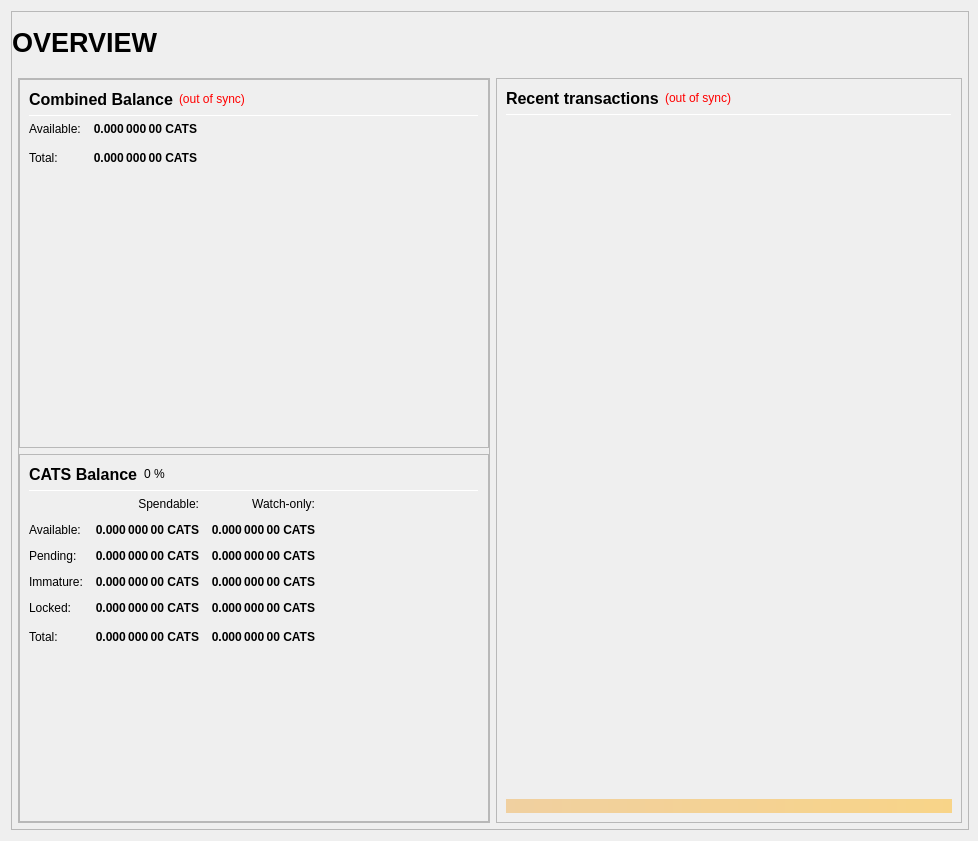
<?xml version="1.0" encoding="UTF-8"?>
<ui version="4.0">
 <class>OverviewPage</class>
 <widget class="QWidget" name="OverviewPage">
  <property name="geometry">
   <rect>
    <x>0</x>
    <y>0</y>
    <width>978</width>
    <height>841</height>
   </rect>
  </property>
  <property name="minimumSize">
   <size>
    <width>960</width>
    <height>682</height>
   </size>
  </property>
  <property name="windowTitle">
   <string>Form</string>
  </property>
  <layout class="QVBoxLayout" name="topLayout" stretch="1">
   <property name="rightMargin">
    <number>9</number>
   </property>
   <item>
    <widget class="QFrame" name="frame_BG">
     <property name="minimumSize">
      <size>
       <width>850</width>
       <height>610</height>
      </size>
     </property>
     <property name="maximumSize">
      <size>
       <width>16777215</width>
       <height>16777215</height>
      </size>
     </property>
     <property name="frameShape">
      <enum>QFrame::StyledPanel</enum>
     </property>
     <property name="frameShadow">
      <enum>QFrame::Raised</enum>
     </property>
     <layout class="QVBoxLayout" name="verticalLayout_3" stretch="1">
      <property name="leftMargin">
       <number>0</number>
      </property>
      <property name="topMargin">
       <number>0</number>
      </property>
      <property name="rightMargin">
       <number>0</number>
      </property>
      <property name="bottomMargin">
       <number>6</number>
      </property>
      <item>
       <layout class="QVBoxLayout" name="verticalLayout_Master" stretch="0,1">
        <property name="margin">
         <number>0</number>
        </property>
        <item>
         <widget class="QFrame" name="frame_Header">
          <layout class="QVBoxLayout" name="verticalLayout_Header" stretch="0">
           <property name="margin">
            <number>0</number>
           </property>
           <item>
            <layout class="QHBoxLayout" name="horizontalLayout_Header" stretch="1,0,1">
             <property name="spacing">
              <number>6</number>
             </property>
             <item>
              <widget class="QLabel" name="labelOverviewHeaderLeft">
               <property name="minimumSize">
                <size>
                 <width>464</width>
                 <height>60</height>
                </size>
               </property>
               <property name="maximumSize">
                <size>
                 <width>16777215</width>
                 <height>60</height>
                </size>
               </property>
               <property name="font">
                <font>
                 <pointsize>20</pointsize>
                 <weight>75</weight>
                 <bold>true</bold>
                </font>
               </property>
               <property name="text">
                <string>OVERVIEW</string>
               </property>
               <property name="alignment">
                <set>Qt::AlignLeading|Qt::AlignLeft|Qt::AlignVCenter</set>
               </property>
              </widget>
             </item>
             <item>
              <spacer name="horizontalSpacer_Header">
               <property name="orientation">
                <enum>Qt::Horizontal</enum>
               </property>
               <property name="sizeHint" stdset="0">
                <size>
                 <width>40</width>
                 <height>20</height>
                </size>
               </property>
              </spacer>
             </item>
             <item>
              <widget class="QLabel" name="labelOverviewHeaderRight">
               <property name="minimumSize">
                <size>
                 <width>464</width>
                 <height>60</height>
                </size>
               </property>
               <property name="maximumSize">
                <size>
                 <width>16777215</width>
                 <height>60</height>
                </size>
               </property>
               <property name="font">
                <font>
                 <pointsize>14</pointsize>
                </font>
               </property>
               <property name="text">
                <string/>
               </property>
               <property name="alignment">
                <set>Qt::AlignRight|Qt::AlignTrailing|Qt::AlignVCenter</set>
               </property>
              </widget>
             </item>
            </layout>
           </item>
          </layout>
         </widget>
        </item>
        <item>
         <widget class="QFrame" name="frame_Content">
          <layout class="QVBoxLayout" name="verticalLayout_Content">
           <property name="leftMargin">
            <number>6</number>
           </property>
           <property name="topMargin">
            <number>0</number>
           </property>
           <property name="rightMargin">
            <number>6</number>
           </property>
           <property name="bottomMargin">
            <number>0</number>
           </property>
           <item>
            <layout class="QHBoxLayout" name="horizontalLayout_Content" stretch="1,1">
             <property name="spacing">
              <number>6</number>
             </property>
             <item>
              <layout class="QVBoxLayout" name="verticalLayout_left" stretch="1">
               <item>
                <widget class="QFrame" name="frameObfuscation">
                 <property name="minimumSize">
                  <size>
                   <width>0</width>
                   <height>0</height>
                  </size>
                 </property>
                 <property name="frameShape">
                  <enum>QFrame::StyledPanel</enum>
                 </property>
                 <property name="frameShadow">
                  <enum>QFrame::Raised</enum>
                 </property>
                 <layout class="QVBoxLayout" name="verticalLayout" stretch="0,0,0">
                  <property name="margin">
                   <number>0</number>
                  </property>
                  <item>
                   <widget class="QFrame" name="frame_CombinedBalances">
                    <property name="minimumSize">
                     <size>
                      <width>470</width>
                      <height>0</height>
                     </size>
                    </property>
                    <property name="frameShape">
                     <enum>QFrame::StyledPanel</enum>
                    </property>
                    <property name="frameShadow">
                     <enum>QFrame::Raised</enum>
                    </property>
                    <layout class="QVBoxLayout" name="verticalLayout_5">
                     <item>
                      <layout class="QHBoxLayout" name="horizontalLayout_5" stretch="0,0,0">
                       <item>
                        <widget class="QLabel" name="label_5z">
                         <property name="minimumSize">
                          <size>
                           <width>0</width>
                           <height>20</height>
                          </size>
                         </property>
                         <property name="font">
                          <font>
                           <pointsize>12</pointsize>
                           <weight>75</weight>
                           <bold>true</bold>
                          </font>
                         </property>
                         <property name="toolTip">
                          <string>Combined Balance (including unconfirmed and immature coins)</string>
                         </property>
                         <property name="text">
                          <string>Combined Balance</string>
                         </property>
                        </widget>
                       </item>
                       <item>
                        <widget class="QLabel" name="labelWalletStatus">
                         <property name="cursor">
                          <cursorShape>WhatsThisCursor</cursorShape>
                         </property>
                         <property name="toolTip">
                          <string>The displayed information may be out of date. Your wallet automatically synchronizes with the CATS network after a connection is established, but this process has not completed yet.</string>
                         </property>
                         <property name="styleSheet">
                          <string notr="true">QLabel { color: red; }</string>
                         </property>
                         <property name="text">
                          <string notr="true">(out of sync)</string>
                         </property>
                         <property name="alignment">
                          <set>Qt::AlignLeading|Qt::AlignLeft|Qt::AlignVCenter</set>
                         </property>
                        </widget>
                       </item>
                       <item>
                        <spacer name="horizontalSpacer_1">
                         <property name="orientation">
                          <enum>Qt::Horizontal</enum>
                         </property>
                         <property name="sizeHint" stdset="0">
                          <size>
                           <width>40</width>
                           <height>20</height>
                          </size>
                         </property>
                        </spacer>
                       </item>
                      </layout>
                     </item>
                     <item>
                      <widget class="Line" name="line_CombinedBalance">
                       <property name="minimumSize">
                        <size>
                         <width>0</width>
                         <height>1</height>
                        </size>
                       </property>
                       <property name="maximumSize">
                        <size>
                         <width>16777215</width>
                         <height>1</height>
                        </size>
                       </property>
                       <property name="orientation">
                        <enum>Qt::Horizontal</enum>
                       </property>
                      </widget>
                     </item>
                     <item>
                      <layout class="QGridLayout" name="gridLayout_3">
                       <property name="spacing">
                        <number>12</number>
                       </property>
                       <item row="1" column="0">
                        <widget class="QLabel" name="labelBalanceTextz">
                         <property name="text">
                          <string>Available:</string>
                         </property>
                        </widget>
                       </item>
                       <item row="1" column="1">
                        <widget class="QLabel" name="labelBalancez">
                         <property name="font">
                          <font>
                           <weight>75</weight>
                           <bold>true</bold>
                          </font>
                         </property>
                         <property name="cursor">
                          <cursorShape>IBeamCursor</cursorShape>
                         </property>
                         <property name="toolTip">
                          <string>Your current spendable balance</string>
                         </property>
                         <property name="text">
                          <string notr="true">0.000 000 00 CATS</string>
                         </property>
                         <property name="alignment">
                          <set>Qt::AlignRight|Qt::AlignTrailing|Qt::AlignVCenter</set>
                         </property>
                         <property name="textInteractionFlags">
                          <set>Qt::LinksAccessibleByMouse|Qt::TextSelectableByKeyboard|Qt::TextSelectableByMouse</set>
                         </property>
                        </widget>
                       </item>
                       <item row="2" column="0">
                        <widget class="QLabel" name="labelTotalTextz">
                         <property name="text">
                          <string>Total:</string>
                         </property>
                        </widget>
                       </item>
                       <item row="2" column="1">
                        <widget class="QLabel" name="labelTotalz">
                         <property name="font">
                          <font>
                           <weight>75</weight>
                           <bold>true</bold>
                          </font>
                         </property>
                         <property name="cursor">
                          <cursorShape>IBeamCursor</cursorShape>
                         </property>
                         <property name="toolTip">
                          <string>Total Balance, including all unavailable coins.</string>
                         </property>
                         <property name="text">
                          <string notr="true">0.000 000 00 CATS</string>
                         </property>
                         <property name="alignment">
                          <set>Qt::AlignRight|Qt::AlignTrailing|Qt::AlignVCenter</set>
                         </property>
                         <property name="textInteractionFlags">
                          <set>Qt::LinksAccessibleByMouse|Qt::TextSelectableByKeyboard|Qt::TextSelectableByMouse</set>
                         </property>
                        </widget>
                       </item>
                       <item row="2" column="3">
                        <spacer name="horizontalSpacer_2">
                         <property name="orientation">
                          <enum>Qt::Horizontal</enum>
                         </property>
                         <property name="sizeHint" stdset="0">
                          <size>
                           <width>40</width>
                           <height>20</height>
                          </size>
                         </property>
                        </spacer>
                       </item>
                      </layout>
                     </item>
                     <item>
                      <spacer name="verticalSpacer_1">
                       <property name="orientation">
                        <enum>Qt::Vertical</enum>
                       </property>
                       <property name="sizeHint" stdset="0">
                        <size>
                         <width>20</width>
                         <height>40</height>
                        </size>
                       </property>
                      </spacer>
                     </item>
                    </layout>
                   </widget>
                  </item>
                  <item>
                   <widget class="QFrame" name="frame_Balances">
                    <property name="frameShape">
                     <enum>QFrame::StyledPanel</enum>
                    </property>
                    <property name="frameShadow">
                     <enum>QFrame::Raised</enum>
                    </property>
                    <layout class="QVBoxLayout" name="verticalLayout_4">
                     <item>
                      <layout class="QHBoxLayout" name="horizontalLayout_4">
                       <item>
                        <widget class="QLabel" name="label_5">
                         <property name="minimumSize">
                          <size>
                           <width>0</width>
                           <height>20</height>
                          </size>
                         </property>
                         <property name="font">
                          <font>
                           <pointsize>12</pointsize>
                           <weight>75</weight>
                           <bold>true</bold>
                          </font>
                         </property>
                         <property name="text">
                          <string>CATS Balance</string>
                         </property>
                        </widget>
                       </item>
                       <item>
                        <widget class="QLabel" name="labelCATSPercent">
                         <property name="text">
                          <string notr="true">0 %</string>
                         </property>
                        </widget>
                       </item>
                       <item>
                        <spacer name="horizontalSpacer_3">
                         <property name="orientation">
                          <enum>Qt::Horizontal</enum>
                         </property>
                         <property name="sizeHint" stdset="0">
                          <size>
                           <width>40</width>
                           <height>20</height>
                          </size>
                         </property>
                        </spacer>
                       </item>
                      </layout>
                     </item>
                     <item>
                      <widget class="Line" name="line_Balance">
                       <property name="minimumSize">
                        <size>
                         <width>0</width>
                         <height>1</height>
                        </size>
                       </property>
                       <property name="maximumSize">
                        <size>
                         <width>16777215</width>
                         <height>1</height>
                        </size>
                       </property>
                       <property name="orientation">
                        <enum>Qt::Horizontal</enum>
                       </property>
                      </widget>
                     </item>
                     <item>
                      <layout class="QGridLayout" name="gridLayout">
                       <property name="spacing">
                        <number>12</number>
                       </property>
                       <item row="0" column="1">
                        <widget class="QLabel" name="labelSpendable">
                         <property name="text">
                          <string>Spendable:</string>
                         </property>
                         <property name="alignment">
                          <set>Qt::AlignRight|Qt::AlignTrailing|Qt::AlignVCenter</set>
                         </property>
                        </widget>
                       </item>
                       <item row="0" column="2">
                        <widget class="QLabel" name="labelWatchonly">
                         <property name="text">
                          <string>Watch-only:</string>
                         </property>
                         <property name="alignment">
                          <set>Qt::AlignRight|Qt::AlignTrailing|Qt::AlignVCenter</set>
                         </property>
                        </widget>
                       </item>
                       <item row="1" column="0">
                        <widget class="QLabel" name="labelBalanceText">
                         <property name="text">
                          <string>Available:</string>
                         </property>
                        </widget>
                       </item>
                       <item row="1" column="1">
                        <widget class="QLabel" name="labelBalance">
                         <property name="font">
                          <font>
                           <weight>75</weight>
                           <bold>true</bold>
                          </font>
                         </property>
                         <property name="cursor">
                          <cursorShape>IBeamCursor</cursorShape>
                         </property>
                         <property name="toolTip">
                          <string>Your current spendable balance</string>
                         </property>
                         <property name="text">
                          <string notr="true">0.000 000 00 CATS</string>
                         </property>
                         <property name="alignment">
                          <set>Qt::AlignRight|Qt::AlignTrailing|Qt::AlignVCenter</set>
                         </property>
                         <property name="textInteractionFlags">
                          <set>Qt::LinksAccessibleByMouse|Qt::TextSelectableByKeyboard|Qt::TextSelectableByMouse</set>
                         </property>
                        </widget>
                       </item>
                       <item row="1" column="2">
                        <widget class="QLabel" name="labelWatchAvailable">
                         <property name="font">
                          <font>
                           <weight>75</weight>
                           <bold>true</bold>
                          </font>
                         </property>
                         <property name="cursor">
                          <cursorShape>IBeamCursor</cursorShape>
                         </property>
                         <property name="toolTip">
                          <string>Your current balance in watch-only addresses</string>
                         </property>
                         <property name="text">
                          <string notr="true">0.000 000 00 CATS</string>
                         </property>
                         <property name="alignment">
                          <set>Qt::AlignRight|Qt::AlignTrailing|Qt::AlignVCenter</set>
                         </property>
                         <property name="textInteractionFlags">
                          <set>Qt::LinksAccessibleByMouse|Qt::TextSelectableByKeyboard|Qt::TextSelectableByMouse</set>
                         </property>
                        </widget>
                       </item>
                       <item row="2" column="0">
                        <widget class="QLabel" name="labelPendingText">
                         <property name="text">
                          <string>Pending:</string>
                         </property>
                        </widget>
                       </item>
                       <item row="2" column="1">
                        <widget class="QLabel" name="labelUnconfirmed">
                         <property name="font">
                          <font>
                           <weight>75</weight>
                           <bold>true</bold>
                          </font>
                         </property>
                         <property name="cursor">
                          <cursorShape>IBeamCursor</cursorShape>
                         </property>
                         <property name="toolTip">
                          <string>Total of transactions that have yet to be confirmed, and do not yet count toward the spendable balance</string>
                         </property>
                         <property name="text">
                          <string notr="true">0.000 000 00 CATS</string>
                         </property>
                         <property name="alignment">
                          <set>Qt::AlignRight|Qt::AlignTrailing|Qt::AlignVCenter</set>
                         </property>
                         <property name="textInteractionFlags">
                          <set>Qt::LinksAccessibleByMouse|Qt::TextSelectableByKeyboard|Qt::TextSelectableByMouse</set>
                         </property>
                        </widget>
                       </item>
                       <item row="2" column="2">
                        <widget class="QLabel" name="labelWatchPending">
                         <property name="font">
                          <font>
                           <weight>75</weight>
                           <bold>true</bold>
                          </font>
                         </property>
                         <property name="cursor">
                          <cursorShape>IBeamCursor</cursorShape>
                         </property>
                         <property name="toolTip">
                          <string>Unconfirmed transactions to watch-only addresses</string>
                         </property>
                         <property name="text">
                          <string notr="true">0.000 000 00 CATS</string>
                         </property>
                         <property name="alignment">
                          <set>Qt::AlignRight|Qt::AlignTrailing|Qt::AlignVCenter</set>
                         </property>
                         <property name="textInteractionFlags">
                          <set>Qt::LinksAccessibleByMouse|Qt::TextSelectableByKeyboard|Qt::TextSelectableByMouse</set>
                         </property>
                        </widget>
                       </item>
                       <item row="3" column="0">
                        <widget class="QLabel" name="labelImmatureText">
                         <property name="text">
                          <string>Immature:</string>
                         </property>
                        </widget>
                       </item>
                       <item row="3" column="1">
                        <widget class="QLabel" name="labelImmature">
                         <property name="font">
                          <font>
                           <weight>75</weight>
                           <bold>true</bold>
                          </font>
                         </property>
                         <property name="cursor">
                          <cursorShape>IBeamCursor</cursorShape>
                         </property>
                         <property name="toolTip">
                          <string>Staked or masternode rewards that has not yet matured</string>
                         </property>
                         <property name="text">
                          <string notr="true">0.000 000 00 CATS</string>
                         </property>
                         <property name="alignment">
                          <set>Qt::AlignRight|Qt::AlignTrailing|Qt::AlignVCenter</set>
                         </property>
                         <property name="textInteractionFlags">
                          <set>Qt::LinksAccessibleByMouse|Qt::TextSelectableByKeyboard|Qt::TextSelectableByMouse</set>
                         </property>
                        </widget>
                       </item>
                       <item row="3" column="2">
                        <widget class="QLabel" name="labelWatchImmature">
                         <property name="font">
                          <font>
                           <weight>75</weight>
                           <bold>true</bold>
                          </font>
                         </property>
                         <property name="cursor">
                          <cursorShape>IBeamCursor</cursorShape>
                         </property>
                         <property name="toolTip">
                          <string>Staked or masternode rewards in watch-only addresses that has not yet matured</string>
                         </property>
                         <property name="text">
                          <string notr="true">0.000 000 00 CATS</string>
                         </property>
                         <property name="alignment">
                          <set>Qt::AlignRight|Qt::AlignTrailing|Qt::AlignVCenter</set>
                         </property>
                         <property name="textInteractionFlags">
                          <set>Qt::LinksAccessibleByMouse|Qt::TextSelectableByKeyboard|Qt::TextSelectableByMouse</set>
                         </property>
                        </widget>
                       </item>
                       <item row="4" column="0">
                        <widget class="QLabel" name="labelLockedBalanceText">
                         <property name="toolTip">
                          <string>Locked CATS or Masternode collaterals. These are excluded from zCATS minting.</string>
                         </property>
                         <property name="text">
                          <string>Locked:</string>
                         </property>
                        </widget>
                       </item>
                       <item row="4" column="1">
                        <widget class="QLabel" name="labelLockedBalance">
                         <property name="font">
                          <font>
                           <weight>75</weight>
                           <bold>true</bold>
                          </font>
                         </property>
                         <property name="cursor">
                          <cursorShape>IBeamCursor</cursorShape>
                         </property>
                         <property name="toolTip">
                          <string>Locked CATS or Masternode collaterals. These are excluded from zCATS minting.</string>
                         </property>
                         <property name="text">
                          <string notr="true">0.000 000 00 CATS</string>
                         </property>
                         <property name="alignment">
                          <set>Qt::AlignRight|Qt::AlignTrailing|Qt::AlignVCenter</set>
                         </property>
                         <property name="textInteractionFlags">
                          <set>Qt::LinksAccessibleByMouse|Qt::TextSelectableByKeyboard|Qt::TextSelectableByMouse</set>
                         </property>
                        </widget>
                       </item>
                       <item row="4" column="2">
                        <widget class="QLabel" name="labelWatchLocked">
                         <property name="font">
                          <font>
                           <weight>75</weight>
                           <bold>true</bold>
                          </font>
                         </property>
                         <property name="cursor">
                          <cursorShape>IBeamCursor</cursorShape>
                         </property>
                         <property name="toolTip">
                          <string>Current locked balance in watch-only addresses</string>
                         </property>
                         <property name="text">
                          <string notr="true">0.000 000 00 CATS</string>
                         </property>
                         <property name="alignment">
                          <set>Qt::AlignRight|Qt::AlignTrailing|Qt::AlignVCenter</set>
                         </property>
                         <property name="textInteractionFlags">
                          <set>Qt::LinksAccessibleByMouse|Qt::TextSelectableByKeyboard|Qt::TextSelectableByMouse</set>
                         </property>
                        </widget>
                       </item>
                       <item row="5" column="0">
                        <widget class="QLabel" name="labelTotalText">
                         <property name="toolTip">
                          <string>Your current CATS balance, unconfirmed and immature transactions included</string>
                         </property>
                         <property name="text">
                          <string>Total:</string>
                         </property>
                        </widget>
                       </item>
                       <item row="5" column="1">
                        <widget class="QLabel" name="labelTotal">
                         <property name="font">
                          <font>
                           <weight>75</weight>
                           <bold>true</bold>
                          </font>
                         </property>
                         <property name="cursor">
                          <cursorShape>IBeamCursor</cursorShape>
                         </property>
                         <property name="toolTip">
                          <string>Your current CATS balance, unconfirmed and immature transactions included</string>
                         </property>
                         <property name="text">
                          <string notr="true">0.000 000 00 CATS</string>
                         </property>
                         <property name="alignment">
                          <set>Qt::AlignRight|Qt::AlignTrailing|Qt::AlignVCenter</set>
                         </property>
                         <property name="textInteractionFlags">
                          <set>Qt::LinksAccessibleByMouse|Qt::TextSelectableByKeyboard|Qt::TextSelectableByMouse</set>
                         </property>
                        </widget>
                       </item>
                       <item row="5" column="2">
                        <widget class="QLabel" name="labelWatchTotal">
                         <property name="font">
                          <font>
                           <weight>75</weight>
                           <bold>true</bold>
                          </font>
                         </property>
                         <property name="cursor">
                          <cursorShape>IBeamCursor</cursorShape>
                         </property>
                         <property name="toolTip">
                          <string>Current total balance in watch-only addresses</string>
                         </property>
                         <property name="text">
                          <string notr="true">0.000 000 00 CATS</string>
                         </property>
                         <property name="alignment">
                          <set>Qt::AlignRight|Qt::AlignTrailing|Qt::AlignVCenter</set>
                         </property>
                         <property name="textInteractionFlags">
                          <set>Qt::LinksAccessibleByMouse|Qt::TextSelectableByKeyboard|Qt::TextSelectableByMouse</set>
                         </property>
                        </widget>
                       </item>
                       <item row="5" column="3">
                        <spacer name="horizontalSpacer_9">
                         <property name="orientation">
                          <enum>Qt::Horizontal</enum>
                         </property>
                         <property name="sizeHint" stdset="0">
                          <size>
                           <width>40</width>
                           <height>20</height>
                          </size>
                         </property>
                        </spacer>
                       </item>
                      </layout>
                     </item>
                     <item>
                      <spacer name="verticalSpacer_3">
                       <property name="orientation">
                        <enum>Qt::Vertical</enum>
                       </property>
                       <property name="sizeHint" stdset="0">
                        <size>
                         <width>20</width>
                         <height>40</height>
                        </size>
                       </property>
                      </spacer>
                     </item>
                    </layout>
                   </widget>
                  </item>
                 </layout>
                </widget>
               </item>
              </layout>
             </item>
             <item>
              <layout class="QVBoxLayout" name="verticalLayout_right" stretch="1">
               <item>
                <widget class="QFrame" name="frame_RecentTransactions">
                 <property name="minimumSize">
                  <size>
                   <width>0</width>
                   <height>0</height>
                  </size>
                 </property>
                 <property name="frameShape">
                  <enum>QFrame::StyledPanel</enum>
                 </property>
                 <property name="frameShadow">
                  <enum>QFrame::Raised</enum>
                 </property>
                 <layout class="QVBoxLayout" name="verticalLayout_1" stretch="0,0,0,0,0">
                  <item>
                   <layout class="QHBoxLayout" name="horizontalLayout_2">
                    <item>
                     <widget class="QLabel" name="label_4">
                      <property name="minimumSize">
                       <size>
                        <width>0</width>
                        <height>20</height>
                       </size>
                      </property>
                      <property name="font">
                       <font>
                        <pointsize>12</pointsize>
                        <weight>75</weight>
                        <bold>true</bold>
                       </font>
                      </property>
                      <property name="text">
                       <string>Recent transactions</string>
                      </property>
                     </widget>
                    </item>
                    <item>
                     <widget class="QLabel" name="labelTransactionsStatus">
                      <property name="cursor">
                       <cursorShape>WhatsThisCursor</cursorShape>
                      </property>
                      <property name="toolTip">
                       <string>The displayed information may be out of date. Your wallet automatically synchronizes with the CATS network after a connection is established, but this process has not completed yet.</string>
                      </property>
                      <property name="styleSheet">
                       <string notr="true">QLabel { color: red; }</string>
                      </property>
                      <property name="text">
                       <string notr="true">(out of sync)</string>
                      </property>
                      <property name="alignment">
                       <set>Qt::AlignRight|Qt::AlignTrailing|Qt::AlignVCenter</set>
                      </property>
                     </widget>
                    </item>
                    <item>
                     <spacer name="horizontalSpacer">
                      <property name="orientation">
                       <enum>Qt::Horizontal</enum>
                      </property>
                      <property name="sizeHint" stdset="0">
                       <size>
                        <width>40</width>
                        <height>20</height>
                       </size>
                      </property>
                     </spacer>
                    </item>
                   </layout>
                  </item>
                  <item>
                   <widget class="Line" name="line">
                    <property name="minimumSize">
                     <size>
                      <width>0</width>
                      <height>1</height>
                     </size>
                    </property>
                    <property name="maximumSize">
                     <size>
                      <width>16777215</width>
                      <height>1</height>
                     </size>
                    </property>
                    <property name="orientation">
                     <enum>Qt::Horizontal</enum>
                    </property>
                   </widget>
                  </item>
                  <item>
                   <widget class="QListView" name="listTransactions">
                    <property name="minimumSize">
                     <size>
                      <width>0</width>
                      <height>0</height>
                     </size>
                    </property>
                    <property name="styleSheet">
                     <string notr="true">QListView { background: transparent; }</string>
                    </property>
                    <property name="frameShape">
                     <enum>QFrame::NoFrame</enum>
                    </property>
                    <property name="verticalScrollBarPolicy">
                     <enum>Qt::ScrollBarAlwaysOff</enum>
                    </property>
                    <property name="horizontalScrollBarPolicy">
                     <enum>Qt::ScrollBarAlwaysOff</enum>
                    </property>
                    <property name="selectionMode">
                     <enum>QAbstractItemView::NoSelection</enum>
                    </property>
                   </widget>
                  </item>
                  <item>
                   <spacer name="verticalSpacer_2">
                    <property name="orientation">
                     <enum>Qt::Vertical</enum>
                    </property>
                    <property name="sizeType">
                     <enum>QSizePolicy::Expanding</enum>
                    </property>
                    <property name="sizeHint" stdset="0">
                     <size>
                      <width>20</width>
                      <height>40</height>
                     </size>
                    </property>
                   </spacer>
                  </item>
                  <item>
                   <widget class="QLabel" name="labelAlerts">
                    <property name="maximumSize">
                     <size>
                      <width>16777215</width>
                      <height>16777215</height>
                     </size>
                    </property>
                    <property name="styleSheet">
                     <string notr="true">background-color: qlineargradient(x1: 0, y1: 0, x2: 1, y2: 0, stop:0 #F0D0A0, stop:1 #F8D488); color:#000000;</string>
                    </property>
                    <property name="text">
                     <string/>
                    </property>
                    <property name="wordWrap">
                     <bool>true</bool>
                    </property>
                    <property name="margin">
                     <number>3</number>
                    </property>
                   </widget>
                  </item>
                 </layout>
                </widget>
               </item>
              </layout>
             </item>
            </layout>
           </item>
          </layout>
         </widget>
        </item>
       </layout>
      </item>
     </layout>
    </widget>
   </item>
  </layout>
 </widget>
 <resources/>
 <connections/>
</ui>
